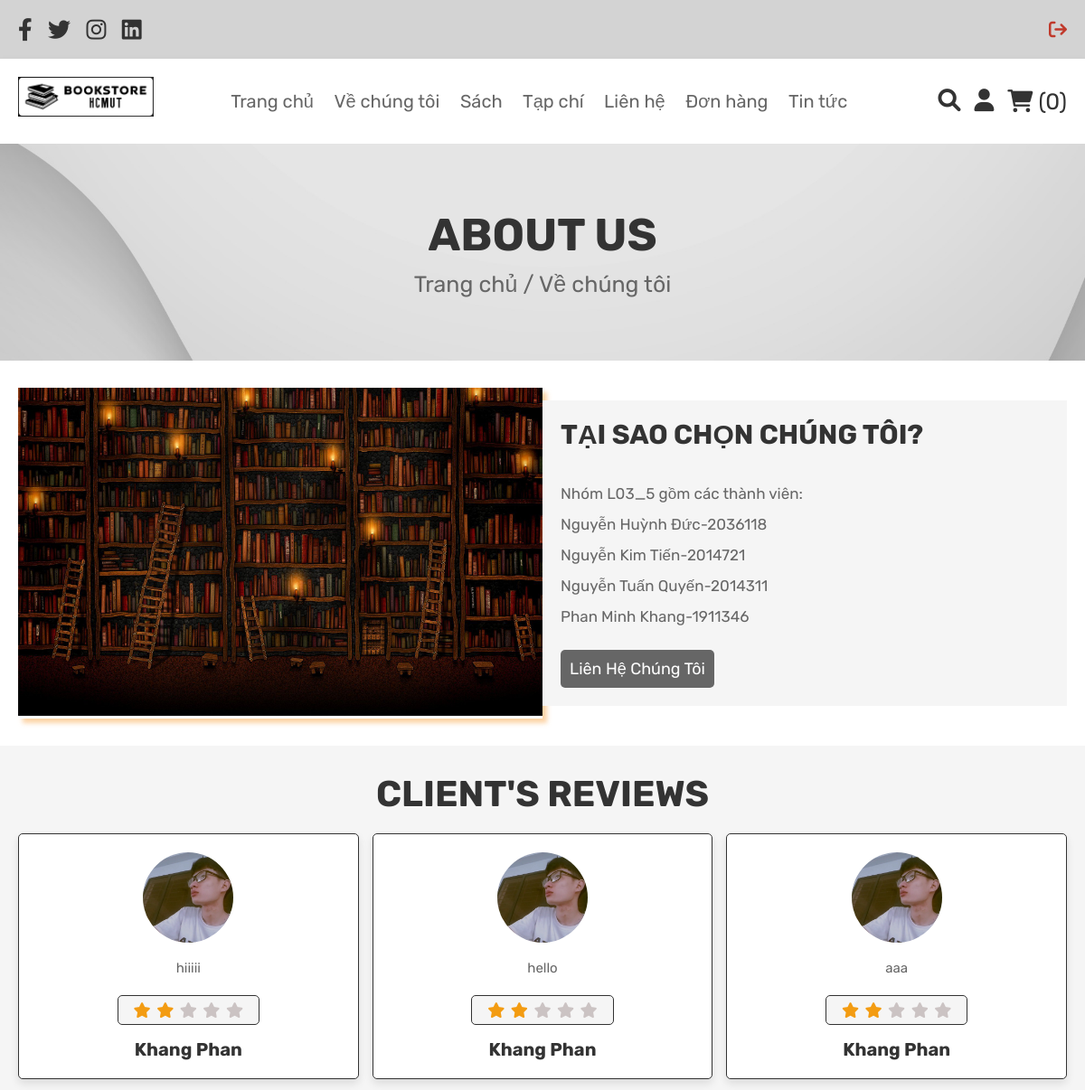
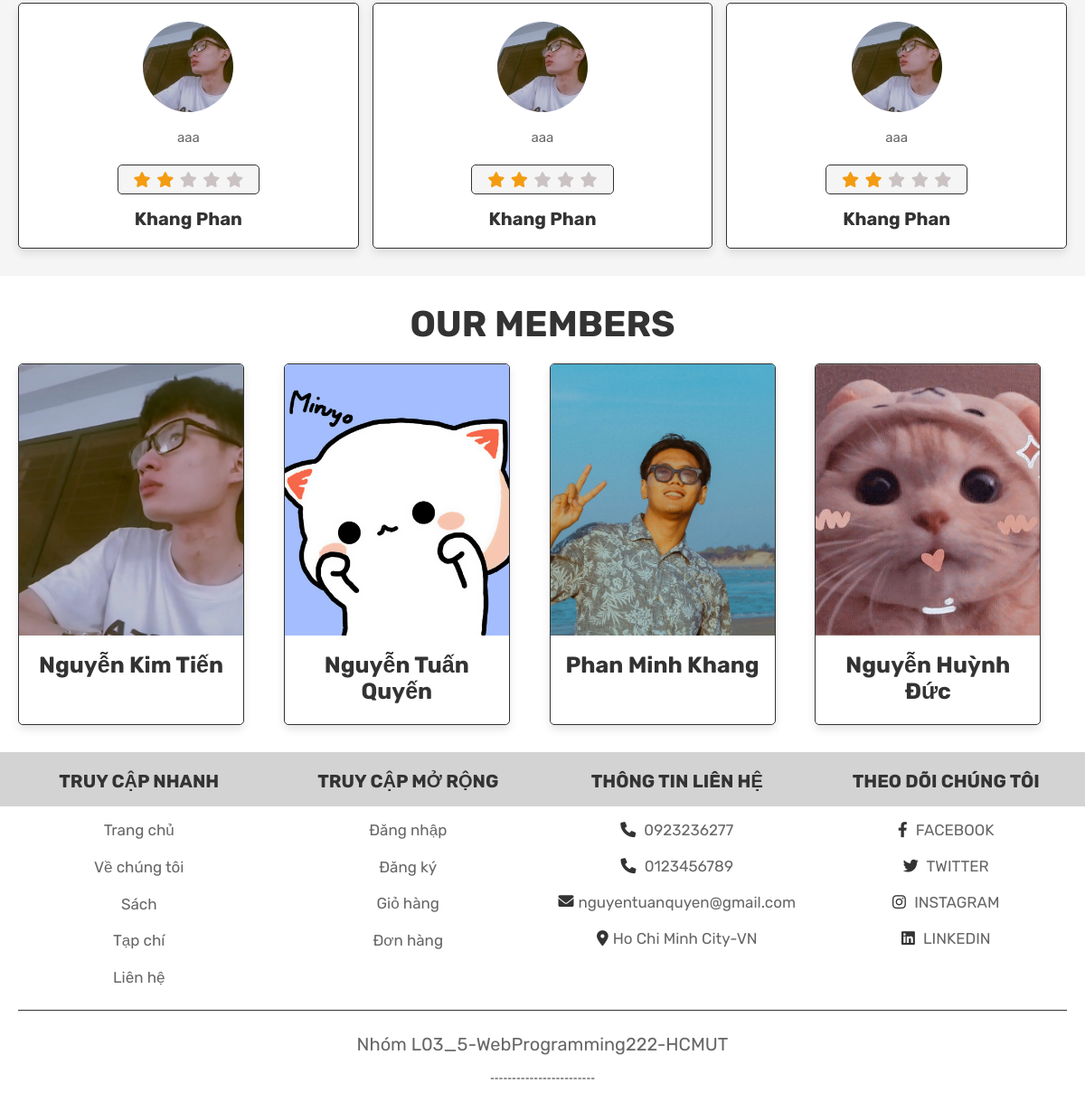
Page /about.php (signed in) on the committed database (2 pictures, top to bottom).
### tables this page shows
CREATE TABLE `review` (
  `Created_date` datetime NOT NULL DEFAULT current_timestamp(),
  `ACCID` int(11) NOT NULL,
  `Product_ID` int(11) NOT NULL,
  `Content` varchar(255) DEFAULT NULL,
  `Rating` int(11) NOT NULL,
  `ID` int(11) NOT NULL
);

CREATE TABLE `account` (
  `Account_ID` int(11) NOT NULL,
  `FName` varchar(255) NOT NULL,
  `LName` varchar(255) NOT NULL,
  `TelephoneNum` varchar(15) DEFAULT NULL,
  `Start_date` datetime DEFAULT current_timestamp(),
  `Address` varchar(255) DEFAULT NULL,
  `Email` varchar(255) NOT NULL,
  `Password` varchar(255) NOT NULL,
  `ROLE_NO` int(11) NOT NULL,
  `Deleted` int(11) DEFAULT 0,
  `Image` varchar(500) DEFAULT NULL
);

CREATE TABLE `company` (
  `id` int(11) NOT NULL,
  `name` varchar(50) DEFAULT NULL,
  `img` varchar(255) DEFAULT NULL,
  `contact` varchar(255) DEFAULT NULL
);

### config.php (called while the page is built, shortened)
<?php
$image_foldr = 'uploaded_img/';
?>

### about.php (the view, shortened to what this page needs)
<?php
include 'config.php';
?>
<!DOCTYPE html>
<html lang="en">
<head>
   <link rel="stylesheet" href="https://cdnjs.cloudflare.com/ajax/libs/font-awesome/6.0.0/css/all.min.css">
   <link rel="stylesheet" href="css/style.css">
</head>
<body>
<?php include 'header.php'; ?>
<div class="heading">
   <h3>about us</h3>
   <p> <a href="home.php">Trang chủ</a> / Về chúng tôi </p>
</div>
<section class="about">
   <div class="flex">
      <div style="box-shadow: 5px 5px 5px rgba(251, 200, 142, 0.8);"class="image">
         <img src="images/about2.jpg" alt="">
      </div>
      <div class="content">
         <h3>Tại sao chọn chúng tôi?</h3>
         <p></p>
         <p>Nhóm L03_5 gồm các thành viên:<br/> Nguyễn Huỳnh Đức-2036118<br/>	Nguyễn Kim Tiến-2014721<br/>	Nguyễn Tuấn Quyến-2014311<br/>Phan Minh Khang-1911346</p>
         <a href="contact.php" class="btn">Liên hệ chúng tôi</a>
      </div>
   </div>
</section>
<section class="reviews">
   <h1 class="title">client's reviews</h1>
   <div class="box-container">
   <?php
$get_comment=mysqli_query($conn,"SELECT * FROM `review` ORDER BY Created_date DESC LIMIT 6");
if(mysqli_num_rows($get_comment)>0) {
   while($fetch_comment=mysqli_fetch_assoc($get_comment)) {
      $ACCID=$fetch_comment['ACCID'];
      $fetch_account=mysqli_query($conn,"SELECT* FROM `account` WHERE Account_ID='$ACCID'") or die ('query failed');
      $fetch_account=mysqli_fetch_array($fetch_account);
?>
      <div class="box">
         <?php
            if(array_key_exists('Image',$fetch_account) && $fetch_account['Image']){echo '<img src="'.$image_foldr.$fetch_account['Image'].'" alt="">';}
            else{echo '<img src="'.$image_foldr.$default_img.'" alt="avatar picture">';}
         ?>
         <p><?php echo $fetch_comment['Content']; ?></p>
         <div class="stars">
            <?php $star=$fetch_comment['Rating'];
            while($star>0){
               echo"
            <i class='fas fa-star'></i>";
             $star--; ?>
            <?php }
            $non=5-$fetch_comment['Rating'];
            while($non>0){
            echo'
            <i style="color: rgb(203, 195, 195);"class="fas fa-star"></i>';
            $non--;
            }
            ?>
         </div>
         <h3><?php echo $fetch_account['FName']." ".$fetch_account['LName']; ?></h3>
      </div>
      <?php
   }
}
?>
   </div>
</section>
<section class="authors">
   <?php
   $get_member = mysqli_query($conn,"SELECT * FROM `company`");
   ?>
   <h1 class="title">Our Members</h1>
   <div class="box-container">
      <?php
      if(mysqli_num_rows($get_member)>0) {
      while($fetch_member=mysqli_fetch_assoc($get_member)) {
         $ACCID=$fetch_member['id'];
         $fetch_member=mysqli_query($conn,"SELECT* FROM `company` WHERE id ='$ACCID'") or die ('query failed');
         $fetch_member=mysqli_fetch_array($fetch_member);
         ?>
      <div class="box">
         <img src="uploaded_img/<?php echo $fetch_member['img']; ?>" alt="">
         <h3><?php echo $fetch_member['name'];?></h3>
      </div>
      <?php }?>
   </div>
   <?php }?>
</section>
<?php include 'footer.php'; ?>
</body>
</html>

### css/style.css (style rules this page uses)
:root { --purple: #8e44ad; --red: #c0392b; --orange: #f39c12; --black: #333; --white: #fff; --light-color: #666; --light-white: #ccc; --light-bg: #f5f5f5; --border: 0.1rem solid var(--black); --box-shadow: 0 0.5rem 1rem rgba(0, 0, 0, 0.1); }
* { font-family: "Rubik", sans-serif; margin: 0; padding: 0; box-sizing: border-box; outline: none; border: none; text-decoration: none; transition: all 0.2s linear; }
html { font-size: 62.5%; overflow-x: hidden; }
section { padding: 3rem 2rem; }
.title { text-align: center; margin-bottom: 2rem; text-transform: uppercase; color: var(--black); font-size: 4rem; }
.infobtn, .btn, .option-btn, .delete-btn, .white-btn { display: inline-block; margin-top: 1rem; padding: 10px 15px; cursor: pointer; color: var(--white); font-size: 1.8rem; border-radius: 0.5rem; text-transform: capitalize; }
.white-btn, .btn { background-color: var(--light-color); padding: 10px; }
.heading { min-height: 30vh; display: flex; flex-flow: column; align-items: center; justify-content: center; gap: 1rem; background: url(../images/new_bout.jpg) no-repeat; background-size: cover; background-position: center; text-align: center; }
.heading h3 { font-size: 5rem; color: var(--black); text-transform: uppercase; }
.heading p { font-size: 2.5rem; color: var(--light-color); }
.heading p a { color: var(--light-color); }
.about .flex { max-width: 1200px; margin: 0 auto; display: flex; align-items: center; flex-wrap: wrap; }
.about .flex .image { flex: 1 1 40rem; }
.about .flex .image img { width: 100%; }
.about .flex .content { flex: 1 1 40rem; padding: 2rem; background-color: var(--light-bg); }
.about .flex .content h3 { font-size: 3rem; color: var(--black); text-transform: uppercase; }
.about .flex .content p { padding: 1rem 0; line-height: 2; font-size: 1.7rem; color: var(--light-color); }
.reviews { background-color: var(--light-bg); }
.reviews .box-container { max-width: 1200px; margin: 0 auto; display: grid; grid-template-columns: repeat(auto-fit, minmax(30rem, 1fr)); align-items: center; gap: 1.5rem; justify-content: center; }
.reviews .box-container .box { background-color: var(--white); box-shadow: var(--box-shadow); border: var(--border); border-radius: 0.5rem; text-align: center; padding: 2rem; }
.reviews .box-container .box img { height: 10rem; width: 10rem; border-radius: 50%; }
.reviews .box-container .box p { padding: 1rem 0; line-height: 2; color: var(--light-color); font-size: 1.5rem; }
.reviews .box-container .box .stars { background-color: var(--light-bg); display: inline-block; margin: 0.5rem 0; border-radius: 0.5rem; border: var(--border); padding: 0.5rem 1.5rem; }
.reviews .box-container .box .stars i { font-size: 1.7rem; color: var(--orange); margin: 0.2rem; }
.reviews .box-container .box h3 { font-size: 2rem; color: var(--black); margin-top: 1rem; }
.authors .box-container { max-width: 1200px; margin: 0 auto; display: grid; grid-template-columns: repeat(auto-fit, minmax(27rem, 1fr)); align-items: center; gap: 1.5rem; justify-content: center; }
.authors .box-container .box { position: relative; text-align: center; border: var(--border); box-shadow: var(--box-shadow); overflow: hidden; width: 250px; border-radius: 0.5rem; height: 40rem; }
.authors .box-container .box img { width: 100%; height: 30rem; object-fit: cover; }
.authors .box-container .box h3 { font-size: 2.5rem; color: var(--black); padding: 1.5rem; background-color: var(--white); }

### rows in the picture
review: ACCID.Image (picture), Content "hiiiii", Rating 2 (drawn), ACCID.FName "Khang", ACCID.LName "Phan"
review: ACCID.Image (picture), Content "hello", Rating 2 (drawn), ACCID.FName "Khang", ACCID.LName "Phan"
review: ACCID.Image (picture), Content "aaa", Rating 2 (drawn), ACCID.FName "Khang", ACCID.LName "Phan"
review: ACCID.Image (picture), Content "aaa", Rating 2 (drawn), ACCID.FName "Khang", ACCID.LName "Phan"
review: ACCID.Image (picture), Content "aaa", Rating 2 (drawn), ACCID.FName "Khang", ACCID.LName "Phan"
review: ACCID.Image (picture), Content "aaa", Rating 2 (drawn), ACCID.FName "Khang", ACCID.LName "Phan"
company: img (picture), name "Nguyễn Kim Tiến"
company: img (picture), name "Nguyễn Tuấn Quyến"
company: img (picture), name "Phan Minh Khang"
company: img (picture), name "Nguyễn Huỳnh Đức"

### other values in the picture
$cart_rows_number "0"
